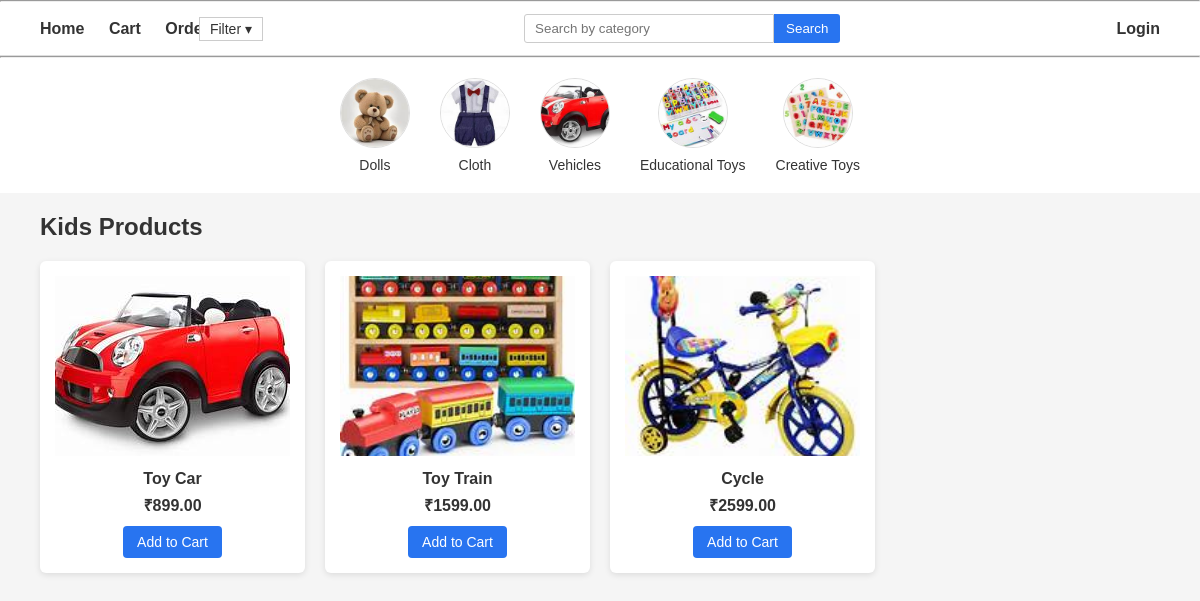
Screenshot of /?q=Vehicles with the database file from the repository.
### product/models.py (models this page shows, shortened)
class Category(models.Model):
    name = models.CharField(max_length=100)
    image = models.ImageField(upload_to="categories/",null=True,blank=True)

class Product(models.Model):
    title = models.CharField(max_length=255)
    category = models.ForeignKey(Category, on_delete=models.CASCADE)
    description = models.TextField()
    price = models.DecimalField(max_digits=10, decimal_places=2)
    image = models.ImageField(upload_to='products/')

### product/views.py (the view)
# urls.py: path("", views.product_list, name="product"),
def product_list(request):
    query = request.GET.get('q')
    alpha = request.GET.get('alpha')
    min_price = request.GET.get('min')
    max_price = request.GET.get('max')
    products = Product.objects.all()
    categories = Category.objects.all()
    banners = Banner.objects.filter(is_active=True)
    show_banner = True
    no_results = False
    if query or alpha or min_price or max_price:
        show_banner = False
    if query:
        products = products.filter(category__name__icontains=query)
    if alpha:
        products = products.filter(title__istartswith=alpha)
    if min_price:
        products = products.filter(price__gte=min_price)
    if max_price:
        products = products.filter(price__lte=max_price)
    if not products.exists():
        no_results = True
    return render(request, 'products.html',
        {
            'products': products,
            "categories":categories,
            'no_results': no_results,
            'banners':banners,
            'show_banner':show_banner,
            'query': query
        }
    )

### cart/context_processors.py (called while the page is built)
def cart_item_count(request):
    if request.user.is_authenticated:
        count = Cart.objects.filter(user=request.user).count()
        return {'cart_count': count}
    return {'cart_count': 0}

### templates/products.html (shortened to what this page needs)
{% extends "base.html" %}
{% block content %}
<div class="categories">
  {% for category in categories %}
    <a href="?q={{ category.name }}">
    {% if category.image %}
    <img src="{{ category.image.url }}" width="80" height="80">
    {% endif %}
      <p>{{ category.name }}</p>
    </a>
  {% endfor %}
</div>
<h2>Kids Products</h2>
<div class="products-container">
    {% for product in products %}
    <div class="product-card">
        <img src="{{ product.image.url }}" alt="{{ product.title }}">
        <h3>{{ product.title }}</h3>
        <p>₹{{ product.price }}</p>
        <a href="{% url 'add_to_cart' product.id %}">Add to Cart</a>
    </div>
    {% endfor %}
</div>
{% endblock %}

### static/css/main.css (style rules this page uses)
* { margin: 0; padding: 0; box-sizing: border-box; font-family: Arial, Helvetica, sans-serif; }
body { background-color: #f5f5f5; color: #333; }
.categories { display: flex; justify-content: center; gap: 30px; padding: 20px; background-color: #ffffff; }
.categories a { text-align: center; text-decoration: none; color: #333; font-size: 14px; }
.categories img { width: 70px; height: 70px; border-radius: 50%; object-fit: cover; border: 1px solid #ddd; }
.categories p { margin-top: 6px; }
h2 { margin: 20px 40px; }
.products-container { display: grid; grid-template-columns: repeat(auto-fill, minmax(220px, 1fr)); gap: 20px; padding: 0 40px 40px; }
.product-card { background-color: white; border-radius: 6px; padding: 15px; text-align: center; box-shadow: 0 2px 6px rgba(0,0,0,0.1); transition: transform 0.2s; }
.product-card img { width: 100%; height: 180px; object-fit: cover; margin-bottom: 10px; }
.product-card h3 { font-size: 16px; margin-bottom: 6px; }
.product-card p { font-weight: bold; margin-bottom: 10px; }
.product-card a { display: inline-block; padding: 8px 14px; background-color: #2874f0; color: white; text-decoration: none; border-radius: 4px; font-size: 14px; }

### rows the page displays
Category: image (picture), name "Dolls"
Category: image (picture), name "Cloth"
Category: image (picture), name "Vehicles"
Category: image (picture), name "Educational Toys"
Category: image (picture), name "Creative Toys"
Product: image (picture), title "Toy Car", price "899.00"
Product: image (picture), title "Toy Train", price "1599.00"
Product: image (picture), title "Cycle", price "2599.00"
